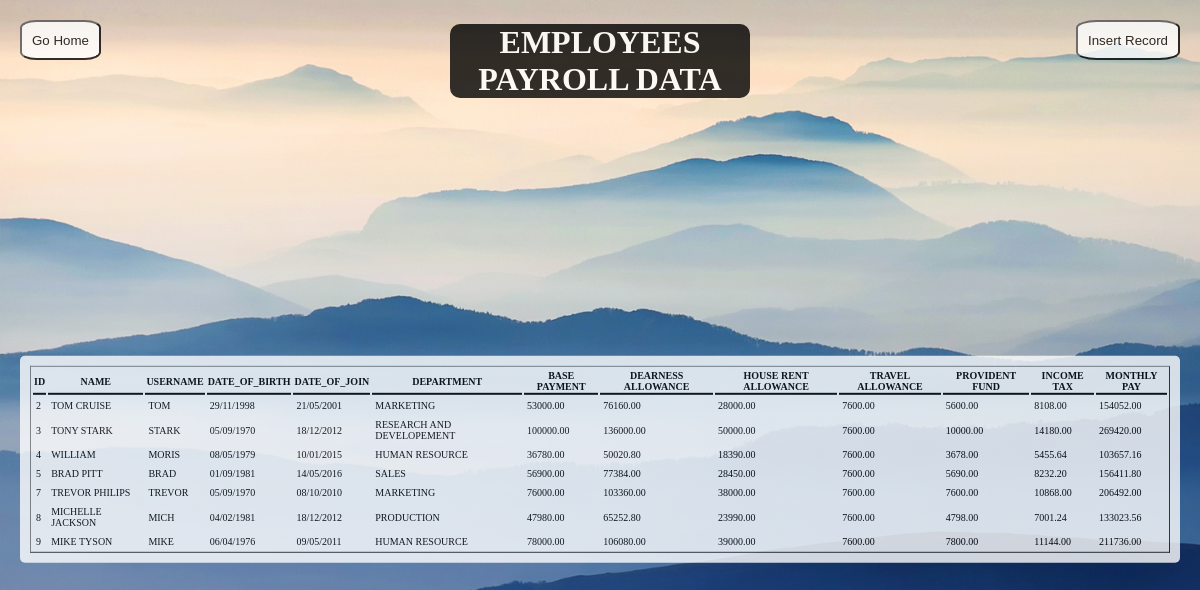
Screenshot of /Displaying.php with the database file from the repository.
### tables this page shows
CREATE TABLE IF NOT EXISTS `payroll` (
`ID` int(5) NOT NULL,
  `NAME` varchar(50) NOT NULL,
  `USERNAME` varchar(50) NOT NULL,
  `DOB` varchar(10) NOT NULL,
  `DOJ` varchar(10) NOT NULL,
  `DEPT` varchar(50) NOT NULL,
  `BASE` decimal(10,2) NOT NULL,
  `DA` decimal(10,2) NOT NULL,
  `HRA` decimal(10,2) NOT NULL,
  `TA` decimal(10,2) NOT NULL,
  `PF` decimal(10,2) NOT NULL,
  `IT` decimal(10,2) NOT NULL,
  `SALARY` decimal(10,2) NOT NULL
);

### Displaying.php (the view, shortened to what this page needs)
<?php
include("connection.php"); error_reporting(0);
?>
<link href="CSS/Displaying.css" rel='stylesheet' type="text/css">
<html>
<body>
<div class="ample">
<center><h1>EMPLOYEES PAYROLL DATA</h1></center></div>
<form action="homepage.php" method="post" class="a">
<input type="submit" value="Go Home">
</form>
<form action="insertion.php" method="post" class="b">
<input type="submit" value="Insert Record">
</form>
<?php
$sql="SELECT * FROM payroll";
$result=$conn->query($sql);
if($result->num_rows>0)
{
  echo "<div class='sample'><table border='1'> ";
  echo "<tr><th><font size='1'>ID</th><th><font size='1'>NAME</TH><TH><font size='1'>USERNAME</TH><TH><font size='1'>DATE_OF_BIRTH</TH><TH><font size='1'>DATE_OF_JOIN</TH><TH><font size='1'>DEPARTMENT</TH>
        <TH><font size='1'>BASE PAYMENT</TH><TH><font size='1'>DEARNESS ALLOWANCE</TH><TH><font size='1'>HOUSE RENT ALLOWANCE</TH><TH><font size='1'>TRAVEL ALLOWANCE</TH>
		<TH><font size='1'>PROVIDENT FUND</TH><TH><font size='1'>INCOME TAX</TH><TH><font size='1'>MONTHLY PAY</TH></font></TR>";
  while($row=$result->fetch_assoc())
  {
    echo "<tr>";
    echo "<td><font size='1'>".$row["ID"]."</font></td>";
    echo "<td><font size='1'>".$row["NAME"]."</font></td>";
    echo "<td><font size='1'>".$row["USERNAME"]."</font></td>";
	echo "<td><font size='1'>".$row["DOB"]."</font></td>";
    echo "<td><font size='1'>".$row["DOJ"]."</font></td>";
    echo "<td><font size='1'>".$row["DEPT"]."</font></td>";
    echo "<td><font size='1'>".$row["BASE"]."</font></td>";
	echo "<td><font size='1'>".$row["DA"]."</font></td>";
	echo "<td><font size='1'>".$row["HRA"]."</font></td>";
	echo "<td><font size='1'>".$row["TA"]."</font></td>";
	echo "<td><font size='1'>".$row["PF"]."</font></td>";
	echo "<td><font size='1'>".$row["IT"]."</font></td>";
	echo "<td><font size='1'>".$row["SALARY"]."</font></td>";
    echo"</tr>";
 }
echo"</table></div></body>";
}
else
 {
    echo "<script> alert('Incorrect UserName') </script>";
  }
?>

### Displaying.css (style rules this page uses)
body { margin:0; padding:0; background: url("../Assets/wall.jpg"); background-size:cover; background-position:center; }
.sample { background:white; opacity:0.8; top:60%; left:50%; position:absolute; transform:translate(-50%,-60%); border-radius:5px; padding:10px; width:95%; }
.sample td { border:none; border-top:2px solid white; border-right:2px solid white; border-left:2px solid white; border-bottom:2px solid white; }
.sample th { border:none; border-bottom:2px solid black; }
.ample h1 { background:black; color:white; opacity:0.8; position:absolute; top:5%; left:50%; transform:translate(-50%,-50%); width:300px; border-radius:10px; }
input { outline:none; border-radius:20%; padding:10px 10px; background:white; opacity:0.8; height:40px; }
.a { top:20px; left:20px; position:absolute; }
.b { right:20px; top:20px; position:absolute; }

### rows the page displays
payroll: ID "2", NAME "TOM CRUISE", USERNAME "TOM", DOB "29/11/1998", DOJ "21/05/2001", DEPT "MARKETING", BASE "53000.00", DA "76160.00", HRA "28000.00", TA "7600.00", PF "5600.00", IT "8108.00", SALARY "154052.00"
payroll: ID "3", NAME "TONY STARK", USERNAME "STARK", DOB "05/09/1970", DOJ "18/12/2012", DEPT "RESEARCH AND DEVELOPEMENT", BASE "100000.00", DA "136000.00", HRA "50000.00", TA "7600.00", PF "10000.00", IT "14180.00", SALARY "269420.00"
payroll: ID "4", NAME "WILLIAM", USERNAME "MORIS", DOB "08/05/1979", DOJ "10/01/2015", DEPT "HUMAN RESOURCE", BASE "36780.00", DA "50020.80", HRA "18390.00", TA "7600.00", PF "3678.00", IT "5455.64", SALARY "103657.16"
payroll: ID "5", NAME "BRAD PITT", USERNAME "BRAD", DOB "01/09/1981", DOJ "14/05/2016", DEPT "SALES", BASE "56900.00", DA "77384.00", HRA "28450.00", TA "7600.00", PF "5690.00", IT "8232.20", SALARY "156411.80"
payroll: ID "7", NAME "TREVOR PHILIPS", USERNAME "TREVOR", DOB "05/09/1970", DOJ "08/10/2010", DEPT "MARKETING", BASE "76000.00", DA "103360.00", HRA "38000.00", TA "7600.00", PF "7600.00", IT "10868.00", SALARY "206492.00"
payroll: ID "8", NAME "MICHELLE JACKSON", USERNAME "MICH", DOB "04/02/1981", DOJ "18/12/2012", DEPT "PRODUCTION", BASE "47980.00", DA "65252.80", HRA "23990.00", TA "7600.00", PF "4798.00", IT "7001.24", SALARY "133023.56"
payroll: ID "9", NAME "MIKE TYSON", USERNAME "MIKE", DOB "06/04/1976", DOJ "09/05/2011", DEPT "HUMAN RESOURCE", BASE "78000.00", DA "106080.00", HRA "39000.00", TA "7600.00", PF "7800.00", IT "11144.00", SALARY "211736.00"
